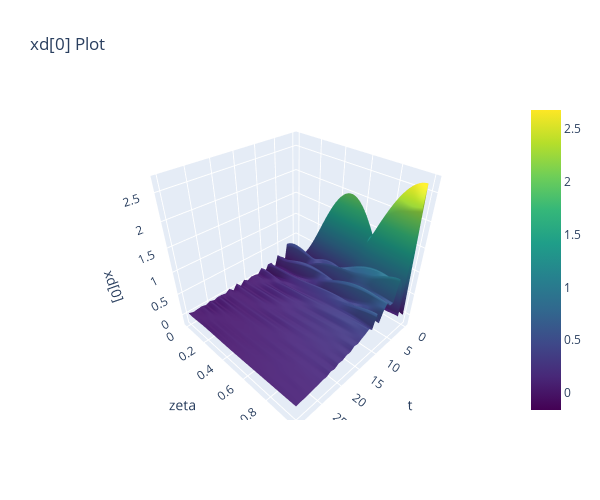
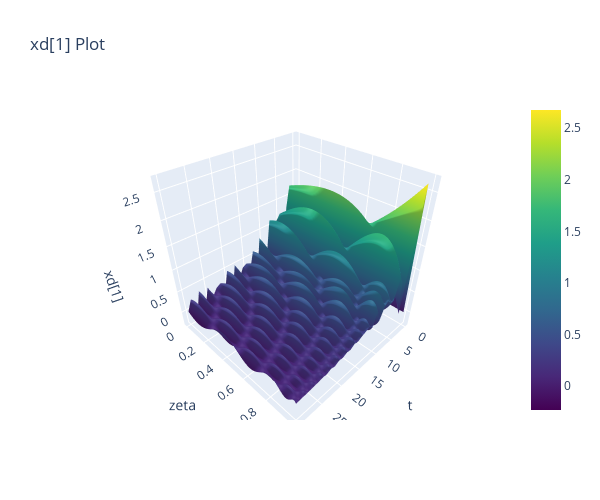

The notebook cell saved with these charts, in order:
### Code cell
# Create z_grid and t_grid for meshgrid
z_grid, t_grid = np.meshgrid(t_eval_d, zeta)

# Create data traces for xd[0]
xd0_trace = go.Surface(x=z_grid, y=t_grid, z=x_MPC[0], colorscale='Viridis', name='xd[0]')

# Create a layout for xd[0] plot
xd0_layout = go.Layout(
    scene=dict(
        xaxis=dict(title='t'),
        yaxis=dict(title='zeta'),
        zaxis=dict(title='xd[0]'),
        aspectmode='cube'  # Forces the plot to have equal aspect ratio for all axes
    ),
    title='xd[0] Plot',
    width=600,
    height=500,
)

# Create a figure for xd[0] plot
xd0_fig = go.Figure(data=[xd0_trace], layout=xd0_layout)

# Plot xd[0] figure
xd0_fig.show()


# Create data traces for xd[1]
xd1_trace = go.Surface(x=z_grid, y=t_grid, z=x_MPC[1], colorscale='Viridis', name='xd[1]')

# Create a layout for xd[1] plot
xd1_layout = go.Layout(
    scene=dict(
        xaxis=dict(title='t'),
        yaxis=dict(title='zeta'),
        zaxis=dict(title='xd[1]'),
        aspectmode='cube'  # Forces the plot to have equal aspect ratio for all axes
    ),
    title='xd[1] Plot',
    width=600,
    height=500,
)

# Create a figure for xd[1] plot
xd1_fig = go.Figure(data=[xd1_trace], layout=xd1_layout)

# Plot xd[1] figure
xd1_fig.show()

### Figure 1 — Plotly figure (JSON) as saved in the notebook; plotly's stock layout.template omitted (floating-point values rounded to 4 significant figures; data arrays with more than 128 entries replaced by an {"elided": "..."} marker saying what was removed)
{"data": [{"colorscale": [[0, "#440154"], [0.1111, "#482878"], [0.2222, "#3e4989"], [0.3333, "#31688e"], [0.4444, "#26828e"], [0.5556, "#1f9e89"], [0.6667, "#35b779"], [0.7778, "#6ece58"], [0.8889, "#b5de2b"], [1, "#fde725"]], "name": "xd[0]", "type": "surface", "x": {"elided": "100x31 int values"}, "y": {"elided": "100x31 float values"}, "z": {"elided": "100x31 float values"}}], "layout": {"height": 500, "scene": {"aspectmode": "cube", "xaxis": {"title": {"text": "t"}}, "yaxis": {"title": {"text": "zeta"}}, "zaxis": {"title": {"text": "xd[0]"}}}, "title": {"text": "xd[0] Plot"}, "width": 600}}

### Figure 2 — Plotly figure (JSON) as saved in the notebook; plotly's stock layout.template omitted (floating-point values rounded to 4 significant figures; data arrays with more than 128 entries replaced by an {"elided": "..."} marker saying what was removed)
{"data": [{"colorscale": [[0, "#440154"], [0.1111, "#482878"], [0.2222, "#3e4989"], [0.3333, "#31688e"], [0.4444, "#26828e"], [0.5556, "#1f9e89"], [0.6667, "#35b779"], [0.7778, "#6ece58"], [0.8889, "#b5de2b"], [1, "#fde725"]], "name": "xd[1]", "type": "surface", "x": {"elided": "100x31 int values"}, "y": {"elided": "100x31 float values"}, "z": {"elided": "100x31 float values"}}], "layout": {"height": 500, "scene": {"aspectmode": "cube", "xaxis": {"title": {"text": "t"}}, "yaxis": {"title": {"text": "zeta"}}, "zaxis": {"title": {"text": "xd[1]"}}}, "title": {"text": "xd[1] Plot"}, "width": 600}}
